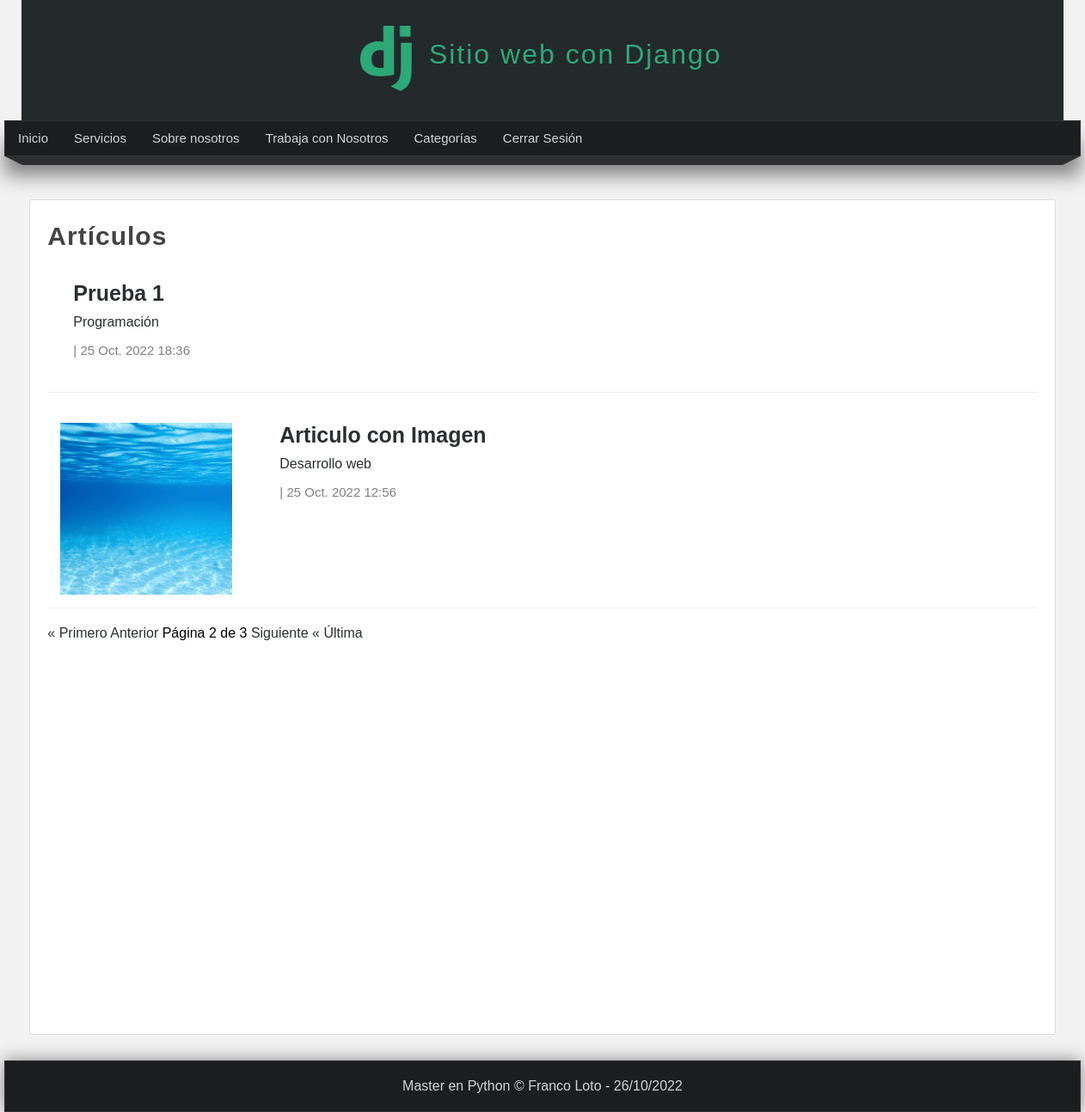
/articulos/?page=2 (signed in), run on the app's committed database.
### pages/models.py (models this page shows, shortened)
class Page(models.Model):
    title = models.CharField(max_length=50, verbose_name="Título")
    content = RichTextField(verbose_name="Contenido")
    slug = models.CharField(unique=True, max_length=150, verbose_name="URL amigable")
    order = models.IntegerField(default=0, verbose_name="Orden")
    visible = models.BooleanField(verbose_name="¿Visible?")
    created_at = models.DateTimeField(auto_now_add=True, verbose_name="Creado el")
    updated_at = models.DateTimeField(auto_now=True, verbose_name="Actualizado el")
    class Meta:
        verbose_name = "Página"
        verbose_name_plural = "Páginas"

### blog/models.py (models this page shows, shortened)
class Article(models.Model):
    title = models.CharField(max_length=150, verbose_name="Título")
    content = RichTextField(verbose_name="Contenido")
    image = models.ImageField(default='null', verbose_name="Imágen", upload_to="media/articles")
    public = models.BooleanField(verbose_name="¿Público?")
    user = models.ForeignKey(User, verbose_name="Usuario", editable=False, on_delete=models.CASCADE),
    categories = models.ManyToManyField(Category, verbose_name="Categorías", blank=True, related_name="articles")
    created_at = models.DateTimeField(auto_now_add=True, verbose_name="Creado el")
    updated_at = models.DateTimeField(auto_now=True, verbose_name="Editado el")
    class Meta:
        verbose_name = "Artículo"
        verbose_name_plural = "Artículos"
        ordering = ['-created_at']

class Category(models.Model):
    name = models.CharField(max_length=100, verbose_name='Nombre')
    description = models.CharField(max_length=255, verbose_name="Descripción")
    created_at = models.DateTimeField(auto_now_add=True, verbose_name="Creado el")
    class Meta:
        verbose_name = "Categoría"
        verbose_name_plural = "Categorías"

### blog/views.py (the view)
# urls.py: path('articulos/', views.list, name="list_articles"),
@login_required(login_url='login')
def list(request):
    articles = Article.objects.all()
    paginator = Paginator(articles, 2)
    page = request.GET.get('page')
    page_articles = paginator.get_page(page)
    return render(request, 'articles/list.html', {
        'title': "Artículos",
        'articles': page_articles,
    })

### blog/prossesor.py (called while the page is built)
def get_categories(request):
    categories_in_use = Article.objects.filter(public=True).values_list('categories', flat=True)
    categories = Category.objects.filter(id__in=categories_in_use).values_list('id', 'name')
    return {
        'categories': categories,
        'ids': categories_in_use,
    }

### pages/context_processors.py (called while the page is built)
def get_pages(request):
    pages = Page.objects.filter(visible=True).order_by("order").values_list('id', 'title', 'slug')
    return {
        'pages': pages
    }

### blog/templates/articles/list.html (shortened to what this page needs)
{% extends 'layouts/layout.html' %}
{% block content %}
    <h1 class="title">{{title}}</h1>
    {% include 'articles/articles.html' %}
    {% include 'articles/pagination.html' %}
{% endblock %}

### mainapp/templates/layouts/layout.html (shortened to what this page needs)
<!DOCTYPE html>
<html lang="es">
<head>
    {% load static %}
    <link rel="stylesheet" type="text/css" href="{% static 'css/styles.css' %}" />
</head>
<body>
    <header>
        <div id="logotipo">
            <img src="{% static 'images/logo.png' %}" />
            <h1>Sitio web con Django</h1>
        </div>
    </header>
    <nav>
        <ul>
            <li>
                <a href="{% url 'index' %}">Inicio</a>
            </li>
            {% if user.email %}
                {% for page in pages %}
                    <li>
                        <a href="{% url 'page' page.2 %}">{{page.1}}</a>
                    </li>
                {% endfor %}
                <li>
                    <a href="{% url 'index' %}">Categorías</a>
                </li>
                <li>
                    <a href="{% url 'logout' %}">Cerrar Sesión</a>
                </li>
            {% endif %}
        </ul>
    </nav>
    <div class="barra">
            <span class="esquina-izquierda"></span>
            <span class="relleno-barra"></span>
            <span class="esquina-derecha"></span>
    </div>
    <div id="content">
            <div class="box">
                {% block content %}{% endblock %}
            </div>
    </div>
    <footer>
        Master en Python &copy; Franco Loto - {% now "d/m/Y"%}
    </footer>
</body>
</html>

### blog/templates/articles/articles.html (shortened to what this page needs)
{% for article in articles %}
    <article class="article-item">
        {% if article.image != "null" and article.image.url|length >= 1 %}
            <div class="image">
                <img src="{{article.image.url}}" />
            </div>
        {% endif %}
        <div class="data">
            <h2>
                <a href="{% url 'article' article.id %}">
                    {{article.title}}
                </a>
            </h2>
            <p>
                {% for category in article.categories.all %}
                    <a href="{% url 'category' category.id %}">{{category.name}}</a>
                {% endfor %}
            </p>
            <span class="date">
                |
                {{article.created_at}}
            </span>
        </div>
    </article>
{% endfor %}

### mainapp/static/css/styles.css (style rules this page uses)
* { margin: 0px; padding: 0px; font-family: sans-serif, Arial, Helvetica; text-decoration: none; }
body { background-color: #f2f2f2; }
header { width: 1212px; height: 140px; background-color: #23282b; margin: 0 auto; }
#logotipo { width: 35%; height: 130px; margin: 0 auto; padding-top: 10px; }
#logotipo img { display: block; width: 60px; float: left; margin-top: 20px; }
#logotipo h1 { display: block; float: left; margin-top: 35px; margin-left: 20px; letter-spacing: 2px; font-weight: lighter; color: #2ba977; }
nav { width: 1250px; height: 40px; margin: 0 auto; background-color: #1B1E1F; border: 1px solid #333333; box-shadow: 0px 22px 22px gray; font-size: 15px; }
nav > ul { list-style: none; text-decoration: none; }
nav > ul > li { line-height: 40px; float: left; }
nav > ul > li > a { display: block; padding-left: 15px; padding-right: 15px; color: #d1d4d6; }
.barra { width: 1250px; margin: 0 auto; }
.esquina-izquierda { display: block; border-left: 20px solid transparent; border-top: 10px solid #2b2f30; float: left; }
.esquina-derecha { display: block; border-right: 20px solid transparent; border-top: 10px solid #2b2f30; float: right; }
.relleno-barra { display: block; width: 1210px; height: 10px; background: #2b2f30; float: left; }
#content { width: 1212px; min-height: 930px; margin: 0 auto; margin-bottom: 30px; margin-top: 50px; }
.box { background: white; width: 95%; min-height: 930px; padding: 20px; border: 1px solid #ddd; border-radius: 2px; margin: 0 auto; }
.box .image { width: 45%; float: left; margin-right: 40px; }
.box .image img { width: 100%; }
.box a { color: #2b2f30; transition: all 300ms; }
.title { color: #444; letter-spacing: 1px; font-size: 30px; margin-bottom: 10px; margin-top: 5px; }
.date { display: block; margin-top: 15px; margin-bottom: 15px; color: gray; }
.article-item { margin-bottom: 20px; margin-top: 20px; padding: 15px; border-bottom: 1px solid #eee; clear: both; }
.article-item .image { width: 200px; height: 200px; float: left; overflow: hidden; }
.article-item .image img { width: 200px; height: 200px; }
.article-item .data { float: left; padding: 15px; padding-top: 0px; }
.article-item h2 { display: block; font-size: 25px; color: #333; margin-bottom: 10px; }
.article-item span.date { display: block; font-size: 15px; color: gray; margin-bottom: 10px; }
footer { width: 1250px; background-color: #1B1E1F; border: 1px solid #333; color: #d1d4d6; text-align: center; padding-top: 20px; padding-bottom: 20px; box-shadow: 0px 0px 20px gray; margin: 0 auto; }

### data on the page
Page: title "Servicios"
Page: title "Sobre nosotros"
Page: title "Trabaja con Nosotros"
Article: title "Prueba 1", created_at "25 Oct. 2022 18:36"
Category: name "Programación"
Article: image (picture), title "Articulo con Imagen", created_at "25 Oct. 2022 12:56"
Category: name "Desarrollo web"

### other printed values
{{ title }} "Artículos"
{{ articles.number }} "2"
{{ articles.paginator.num_pages }} "3"
